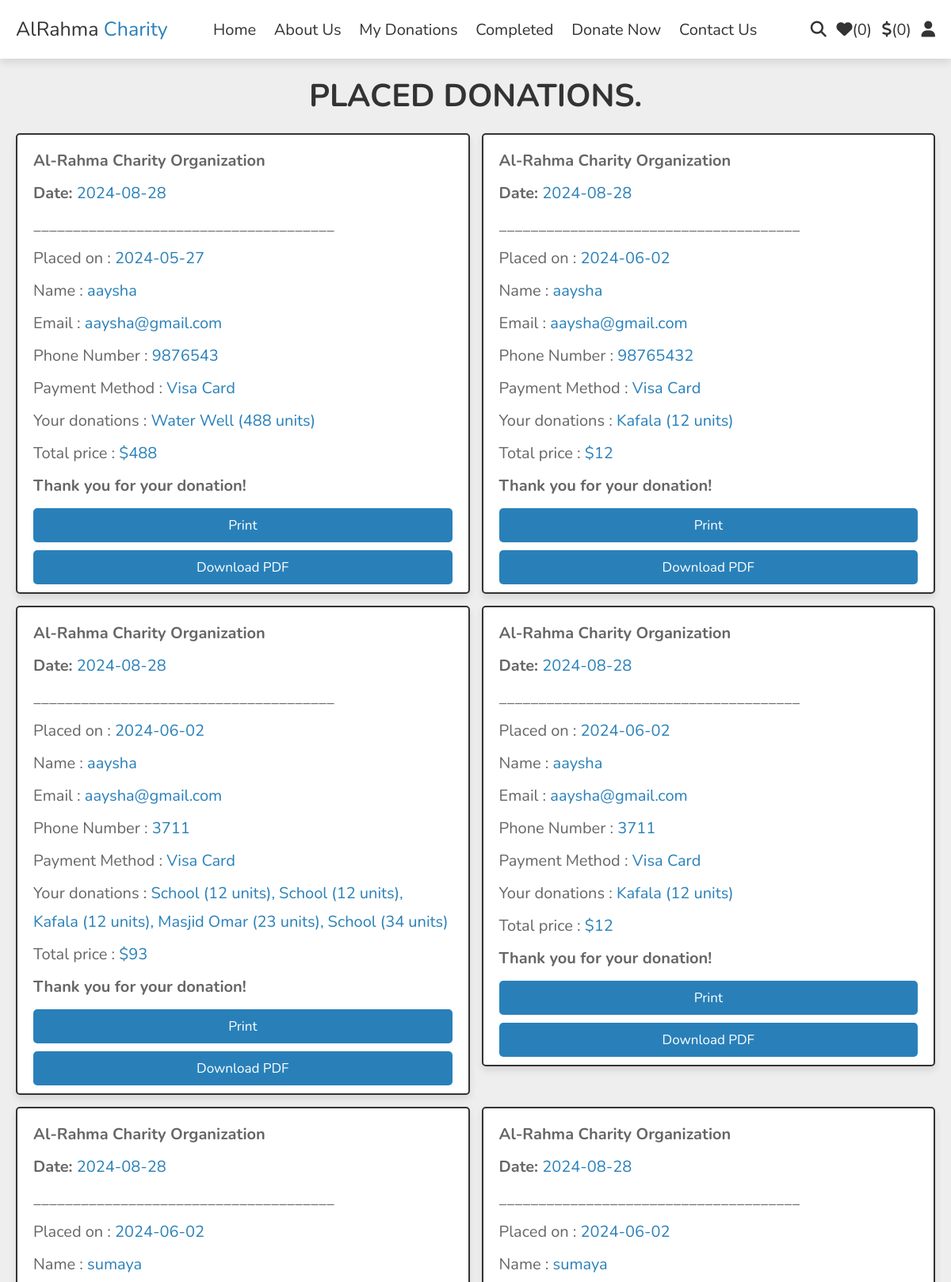
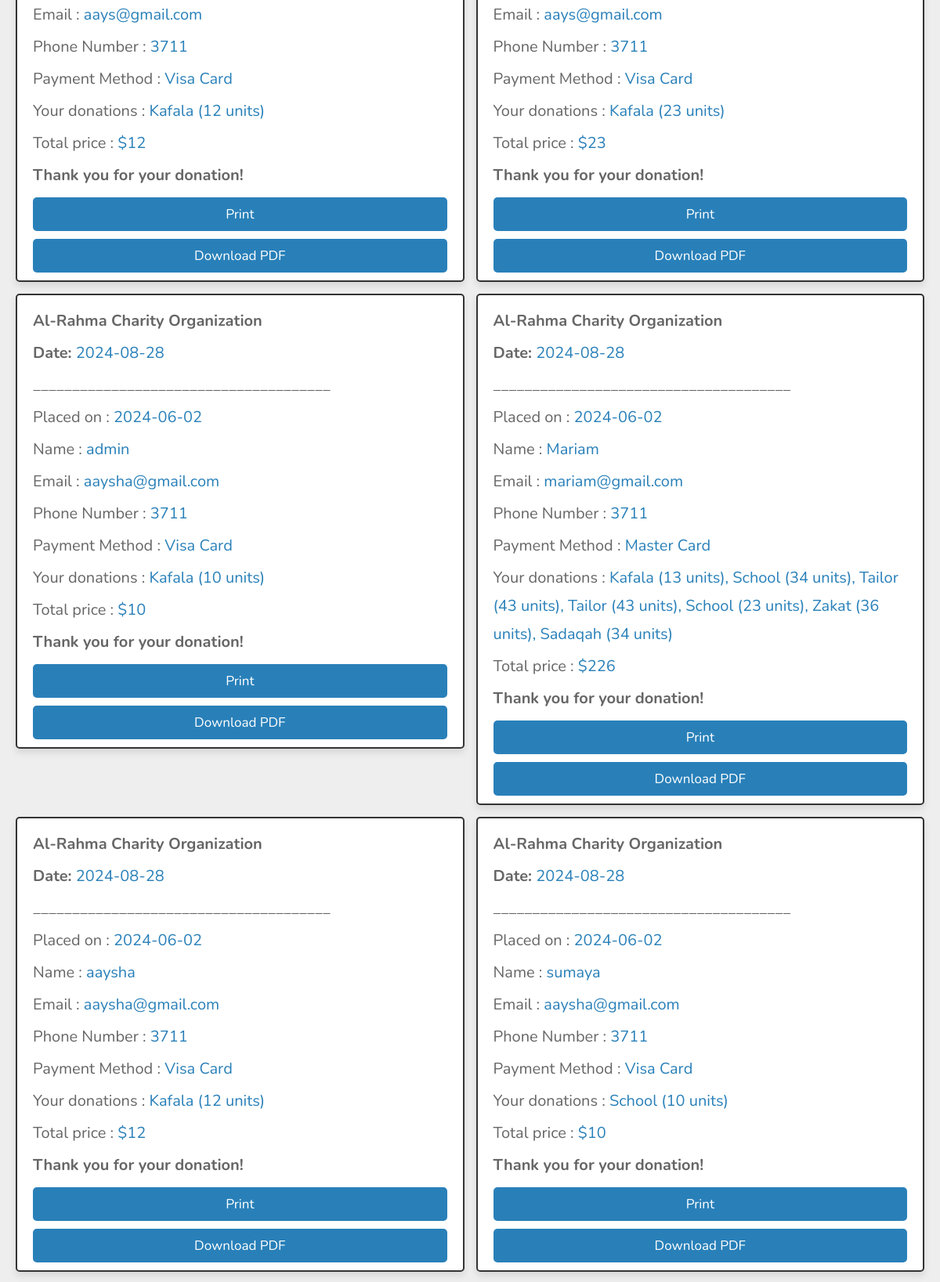
The app's page /donations.php (signed in, upper part) with its own data (2 pictures, top to bottom).
### tables this page shows
CREATE TABLE `donations` (
  `id` int(255) NOT NULL,
  `user_id` int(150) NOT NULL,
  `name` varchar(150) NOT NULL,
  `number` int(150) NOT NULL,
  `email` varchar(150) NOT NULL,
  `method` varchar(150) NOT NULL,
  `total_projects` varchar(150) NOT NULL,
  `total_amounts` int(150) NOT NULL,
  `placed_on` date NOT NULL DEFAULT current_timestamp()
);

### donations.php (the view, shortened to what this page needs)
<?php
include 'components/connect.php';
if(isset($_SESSION['user_id'])){
   $user_id = $_SESSION['user_id'];
}else{
   $user_id = '';
};
?>
<!DOCTYPE html>
<html lang="en">
<head>
   <link rel="stylesheet" href="https://cdnjs.cloudflare.com/ajax/libs/font-awesome/6.1.1/css/all.min.css">
   <link rel="stylesheet" href="css/style.css">
</head>
<body>
<?php include 'components/user_header.php'; ?>
<section class="donations">
   <h1 class="heading">Placed donations.</h1>
   <div class="box-container" id="receipts">
   <?php
      if($user_id == ''){
         echo '<p class="empty">please login to see your donations</p>';
      }else{
         $select_donations = $conn->prepare("SELECT * FROM `donations` WHERE user_id = ?");
         $select_donations->execute([$user_id]);
         if($select_donations->rowCount() > 0){
            while($fetch_donations = $select_donations->fetch(PDO::FETCH_ASSOC)){
   ?>
   <div class="box receipt" id="receipt-<?= $fetch_donations['id']; ?>">
      <p><strong>Al-Rahma Charity Organization</strong></p>
      <p><strong>Date:</strong> <span><?= date('Y-m-d'); ?></span></p>
      <p>______________________________________</p>
      <p>Placed on : <span><?= $fetch_donations['placed_on']; ?></span></p>
      <p>Name : <span><?= $fetch_donations['name']; ?></span></p>
      <p>Email : <span><?= $fetch_donations['email']; ?></span></p>
      <p>Phone Number : <span><?= $fetch_donations['number']; ?></span></p>
      <p>Payment Method : <span><?= $fetch_donations['method']; ?></span></p>
      <p>Your donations : <span><?= $fetch_donations['total_projects']; ?></span></p>
      <p>Total price : <span>$<?= $fetch_donations['total_amounts']; ?></span></p>
      <p><strong>Thank you for your donation!</strong></p>
      <div class="action-buttons">
         <button onclick="printReceipt('receipt-<?= $fetch_donations['id']; ?>')" class="btn">Print</button>
         <button onclick="downloadPDF('receipt-<?= $fetch_donations['id']; ?>')" class="btn">Download PDF</button>
      </div>
   </div>
   <?php
      }
      }else{
         echo '<p class="empty">no donations placed yet!</p>';
      }
      }
   ?>
   </div>
</section>
</body>
</html>

### css/style.css (style rules this page uses)
:root { --main-color:#2980b9; --orange:#f39c12; --red:#e74c3c; --black:#333; --white:#fff; --light-color:#666; --light-bg:#eee; --border:.2rem solid var(--black); --box-shadow:0 .5rem 1rem rgba(0,0,0,.1); }
* { font-family: 'Nunito', sans-serif; margin:0; padding:0; box-sizing: border-box; outline: none; border:none; text-decoration: none; }
html { font-size: 62.5%; overflow-x: hidden; }
body { background-color: var(--light-bg); }
section { padding:2rem; max-width: 1200px; margin:0 auto; }
.heading { font-size: 4rem; color:var(--black); margin-bottom: 2rem; text-align: center; text-transform: uppercase; }
.btn, .delete-btn, .option-btn { display: block; width: 100%; margin-top: 1rem; border-radius: .5rem; padding:1rem 3rem; font-size: 1.7rem; text-transform: capitalize; color:var(--white); cursor: pointer; text-align: center; }
.btn { background-color: var(--main-color); }
.donations .box-container { display: flex; flex-wrap: wrap; gap:1.5rem; align-items: flex-start; }
.donations .box-container .box { padding:1rem 2rem; flex:1 1 40rem; border:var(--border); background-color: var(--white); box-shadow: var(--box-shadow); border-radius: .5rem; }
.donations .box-container .box p { margin:.5rem 0; line-height: 1.8; font-size: 2rem; color:var(--light-color); }
.donations .box-container .box p span { color:var(--main-color); }

### donations.php (style rules this page uses)
.action-buttons { margin-top: 10px; }
.action-buttons .btn { margin-right: 10px; }

### records on screen
donations: placed_on "2024-05-27", name "aaysha", email "aaysha@gmail.com", number "9876543", method "Visa Card", total_projects "Water Well (488 units)", total_amounts "488"
donations: placed_on "2024-06-02", name "aaysha", email "aaysha@gmail.com", number "98765432", method "Visa Card", total_projects "Kafala (12 units)", total_amounts "12"
donations: placed_on "2024-06-02", name "aaysha", email "aaysha@gmail.com", number "3711", method "Visa Card", total_projects "School (12 units), School (12 units), Kafala (12 units), Masjid Omar (23 units), School (34 units)", total_amounts "93"
donations: placed_on "2024-06-02", name "aaysha", email "aaysha@gmail.com", number "3711", method "Visa Card", total_projects "Kafala (12 units)", total_amounts "12"
donations: placed_on "2024-06-02", name "sumaya", email "aays@gmail.com", number "3711", method "Visa Card", total_projects "Kafala (12 units)", total_amounts "12"
donations: placed_on "2024-06-02", name "sumaya", email "aays@gmail.com", number "3711", method "Visa Card", total_projects "Kafala (23 units)", total_amounts "23"
donations: placed_on "2024-06-02", name "admin", email "aaysha@gmail.com", number "3711", method "Visa Card", total_projects "Kafala (10 units)", total_amounts "10"
donations: placed_on "2024-06-02", name "Mariam", email "mariam@gmail.com", number "3711", method "Master Card", total_projects "Kafala (13 units), School (34 units), Tailor (43 units), Tailor (43 units), School (23 units), Zakat (36 units), Sadaqah (34 units)", total_amounts "226"
donations: placed_on "2024-06-02", name "aaysha", email "aaysha@gmail.com", number "3711", method "Visa Card", total_projects "Kafala (12 units)", total_amounts "12"
donations: placed_on "2024-06-02", name "sumaya", email "aaysha@gmail.com", number "3711", method "Visa Card", total_projects "School (10 units)", total_amounts "10"

### other values on screen
$total_wishlist_counts "0"
$total_discharge_counts "0"
